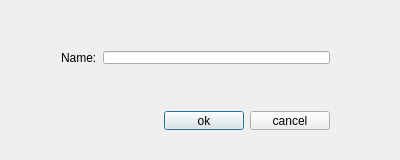
<?xml version="1.0" encoding="UTF-8"?>
<ui version="4.0">
 <class>Dialog</class>
 <widget class="QDialog" name="Dialog">
  <property name="geometry">
   <rect>
    <x>0</x>
    <y>0</y>
    <width>400</width>
    <height>160</height>
   </rect>
  </property>
  <property name="windowTitle">
   <string>Dialog</string>
  </property>
  <widget class="QWidget" name="">
   <property name="geometry">
    <rect>
     <x>50</x>
     <y>40</y>
     <width>291</width>
     <height>35</height>
    </rect>
   </property>
   <layout class="QHBoxLayout" name="horizontalLayout">
    <item>
     <widget class="QLabel" name="label">
      <property name="text">
       <string>Name:</string>
      </property>
      <property name="buddy">
       <cstring>lineEdit</cstring>
      </property>
     </widget>
    </item>
    <item>
     <widget class="QLineEdit" name="lineEdit"/>
    </item>
   </layout>
  </widget>
  <widget class="QWidget" name="">
   <property name="geometry">
    <rect>
     <x>40</x>
     <y>100</y>
     <width>301</width>
     <height>41</height>
    </rect>
   </property>
   <layout class="QHBoxLayout" name="horizontalLayout_2">
    <item>
     <spacer name="horizontalSpacer">
      <property name="orientation">
       <enum>Qt::Horizontal</enum>
      </property>
      <property name="sizeHint" stdset="0">
       <size>
        <width>40</width>
        <height>20</height>
       </size>
      </property>
     </spacer>
    </item>
    <item>
     <widget class="QPushButton" name="pushButton">
      <property name="text">
       <string>ok</string>
      </property>
     </widget>
    </item>
    <item>
     <widget class="QPushButton" name="pushButton_2">
      <property name="text">
       <string>cancel</string>
      </property>
     </widget>
    </item>
   </layout>
  </widget>
 </widget>
 <layoutdefault spacing="6" margin="11"/>
 <tabstops>
  <tabstop>lineEdit</tabstop>
  <tabstop>pushButton</tabstop>
  <tabstop>pushButton_2</tabstop>
 </tabstops>
 <resources/>
 <connections>
  <connection>
   <sender>pushButton_2</sender>
   <signal>clicked()</signal>
   <receiver>Dialog</receiver>
   <slot>close()</slot>
   <hints>
    <hint type="sourcelabel">
     <x>298</x>
     <y>118</y>
    </hint>
    <hint type="destinationlabel">
     <x>328</x>
     <y>151</y>
    </hint>
   </hints>
  </connection>
  <connection>
   <sender>pushButton</sender>
   <signal>clicked()</signal>
   <receiver>Dialog</receiver>
   <slot>accept()</slot>
   <hints>
    <hint type="sourcelabel">
     <x>197</x>
     <y>127</y>
    </hint>
    <hint type="destinationlabel">
     <x>114</x>
     <y>150</y>
    </hint>
   </hints>
  </connection>
 </connections>
</ui>
